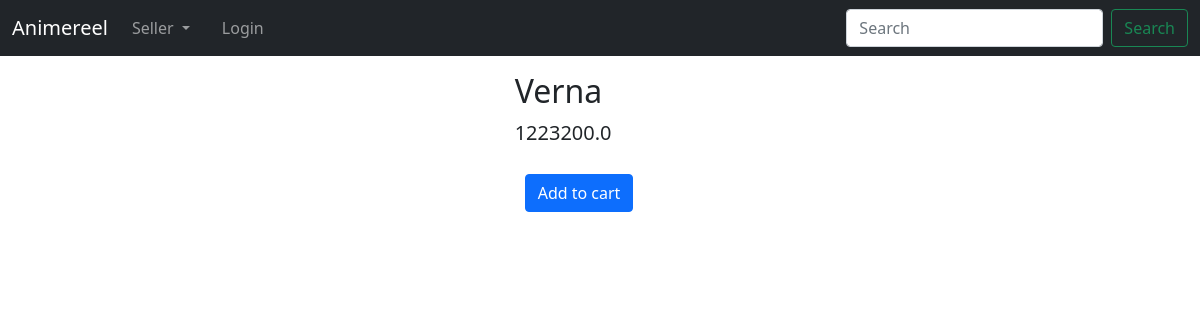
The app's page /productdetail/2, older data.
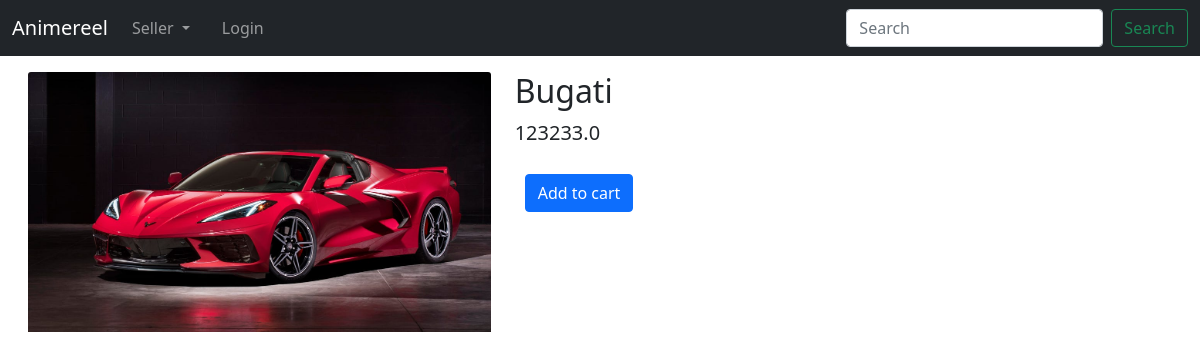
The same page, newer data.
### firstapp/models.py (models this page shows, shortened)
class Product(models.Model):
    product_id = models.AutoField(primary_key=True)
    product_name = models.CharField(max_length=255)
    image = models.ImageField(upload_to="firstapp/productimages",default=None,null=True,blank=True)
    price = models.FloatField()

### firstapp/views.py (the view)
# urls.py: path('productdetail/<int:pk>',views.ProductDetail.as_view(),name='productdetail'),
class ProductDetail(DetailView):
    model = Product
    template_name = "firstapp/productdetail.html"
    context_object_name = "product"

### firstapp/templates/firstapp/productdetail.html (shortened to what this page needs)
{% extends 'seller/basic.html' %}
{% load static %}
{% load myfilters %}
{% block body%}
    <div class="row featurette mt-3 me-3 ms-3">
        <div class="col-md-5">
            <img src="/media/{{product.image}}" class="card-img-top" alt="">
        </div>
      <div class="col-md-7">
        <h2 class="featurette-heading">{{product.product_name}}</h2>
        <p class="lead">{{product.price}}</p>
        <a href="#" class="btnmargin btn btn-primary">Add to cart</a>
      </div>
    </div>
{% endblock %}

### seller/templates/seller/basic.html (shortened to what this page needs)
{% load static %}
<!doctype html>
{% load hosts %}
<html lang="en">
<head>
    <link rel="stylesheet" type="text/css" href="{% static 'firstapp/style.css' %}">
    <link href="https://cdn.jsdelivr.net/npm/bootstrap@5.1.1/dist/css/bootstrap.min.css" rel="stylesheet"
>
</head>
<body>
    <nav class="navb navbar navbar-expand-lg navbar-dark bg-dark">
        <div class="container-fluid">
            <a class="navbar-brand" href="/">Animereel</a>
            <div class="collapse navbar-collapse" id="navbarSupportedContent">
                <ul class="navbar-nav me-auto mb-2 mb-lg-0">
                    <li class="nav-item dropdown">
                        <a class="nav-link dropdown-toggle" href="#" id="navbarDropdown" role="button" data-bs-toggle="dropdown" aria-expanded="false">
                            Seller
                        </a>
                    </li>
                    <li class="nav-item">
                        <a class="nav-link disabled">{{request.user.name}}</a>
                    </li>
                    <li class="nav-item">
                        <a class="nav-link" href="{% host_url 'login' host 'services' %}">Login</a>
                    </li>
                </ul>
                <form class="d-flex">
                    <input class="form-control me-2" type="search" placeholder="Search" aria-label="Search">
                    <button class="btn btn-outline-success" type="submit">Search</button>
                </form>
            </div>
        </div>
    </nav>
    {% block body %}
    {% endblock %}
</body>
</html>

### firstapp/static/firstapp/style.css (style rules this page uses)
.navb { background-color:rgb(119, 131, 238); color: white; }

Row changes from the older to the newer data that the page shows:
changed Product: image: picture added; product_name "Verna" → "Bugati"; price "1223200.0" → "123233.0"
